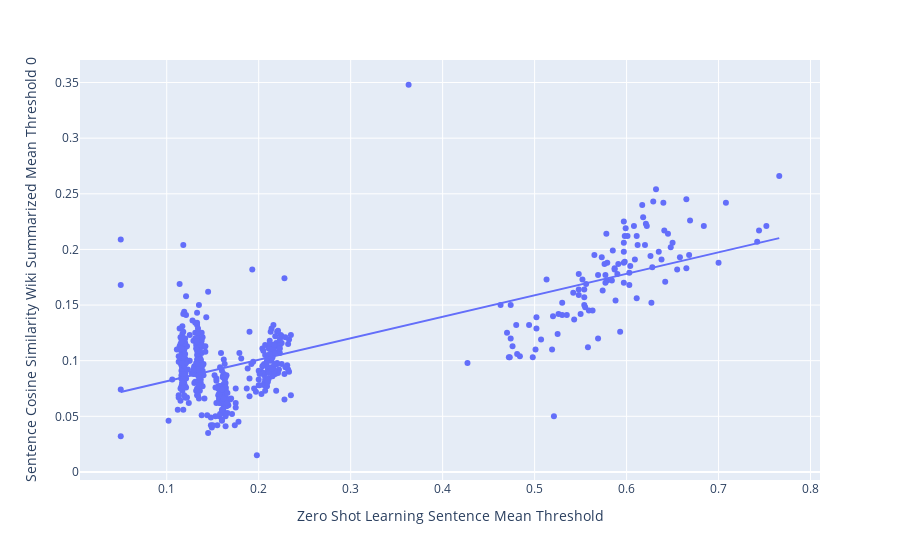

The cell this chart's notebook holds for it:
### Code cell
fig = px.scatter(result_normal, x="Zero Shot Learning Sentence Mean Threshold", y="Sentence Cosine Similarity Wiki Summarized Mean Threshold 0", trendline="ols")
fig.show()
results = px.get_trendline_results(fig)
print(results)
results.px_fit_results.iloc[0].summary()

### Figure 1 — Plotly figure (JSON) as saved in the notebook; plotly's stock layout.template omitted (floating-point values rounded to 4 significant figures; data arrays with more than 128 entries replaced by an {"elided": "..."} marker saying what was removed)
{"data": [{"hovertemplate": "Zero Shot Learning Sentence Mean Threshold=%{x}<br>Sentence Cosine Similarity Wiki Summarized Mean Threshold 0=%{y}<extra></extra>", "legendgroup": "", "marker": {"color": "#636efa", "symbol": "circle"}, "mode": "markers", "name": "", "orientation": "v", "showlegend": false, "type": "scatter", "x": {"elided": "545 float values"}, "xaxis": "x", "y": {"elided": "545 float values"}, "yaxis": "y"}, {"hovertemplate": "<b>OLS trendline</b><br>Sentence Cosine Similarity Wiki Summarized Mean Threshold 0 = 0.193232 * Zero Shot Learning Sentence Mean Threshold + 0.0621125<br>R<sup>2</sup>=0.576320<br><br>Zero Shot Learning Sentence Mean Threshold=%{x}<br>Sentence Cosine Similarity Wiki Summarized Mean Threshold 0=%{y} <b>(trend)</b><extra></extra>", "legendgroup": "", "marker": {"color": "#636efa", "symbol": "circle"}, "mode": "lines", "name": "", "showlegend": false, "type": "scatter", "x": {"elided": "545 float values"}, "xaxis": "x", "y": {"elided": "545 float values"}, "yaxis": "y"}], "layout": {"legend": {"tracegroupgap": 0}, "margin": {"t": 60}, "xaxis": {"anchor": "y", "domain": [0, 1], "title": {"text": "Zero Shot Learning Sentence Mean Threshold"}}, "yaxis": {"anchor": "x", "domain": [0, 1], "title": {"text": "Sentence Cosine Similarity Wiki Summarized Mean Threshold 0"}}}}
